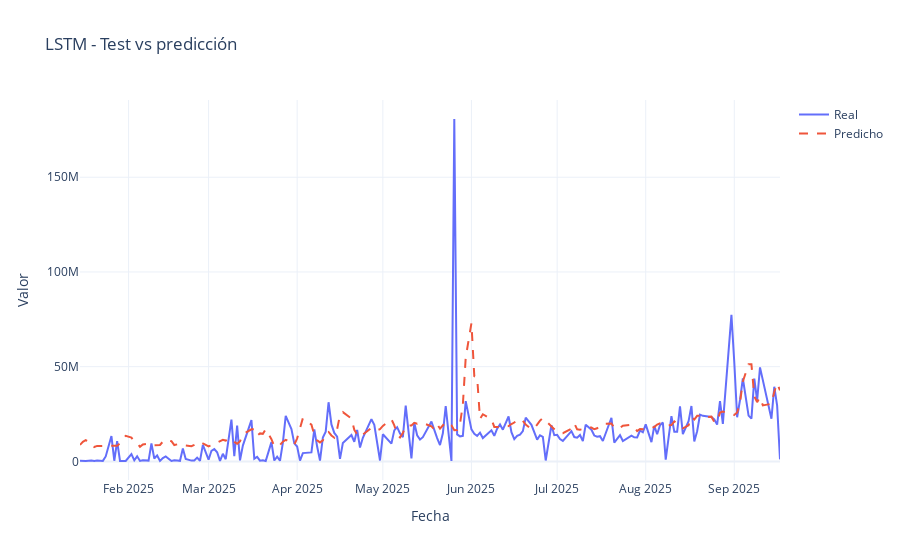

The cell this chart's notebook holds for it:
### Code cell
y_test_pred_lstm_scaled = model_lstm.predict(X_test_lstm).reshape(-1)
y_test_true_scaled = y_test.reshape(-1)

y_test_true_lstm = scaler.inverse_transform(y_test_true_scaled.reshape(-1, 1)).reshape(-1)
y_test_pred_lstm = scaler.inverse_transform(y_test_pred_lstm_scaled.reshape(-1, 1)).reshape(-1)

metrics_lstm = regression_metrics(y_test_true_lstm, y_test_pred_lstm)
print('LSTM – métricas test:', metrics_lstm)

fig = plot_history_vs_pred(test_dates, y_test_true_lstm, y_test_pred_lstm,
                           title='LSTM - Test vs predicción')
fig.show()

### Figure 1 — Plotly figure (JSON) as saved in the notebook; plotly's stock layout.template omitted (floating-point values rounded to 4 significant figures; data arrays with more than 128 entries replaced by an {"elided": "..."} marker saying what was removed)
{"data": [{"mode": "lines", "name": "Real", "type": "scatter", "x": {"elided": "199 str values"}, "y": {"elided": "199 float values"}}, {"line": {"dash": "dash"}, "mode": "lines", "name": "Predicho", "type": "scatter", "x": {"elided": "199 str values"}, "y": {"elided": "199 float values"}}], "layout": {"title": {"text": "LSTM - Test vs predicción"}, "xaxis": {"title": {"text": "Fecha"}}, "yaxis": {"title": {"text": "Valor"}}}}
